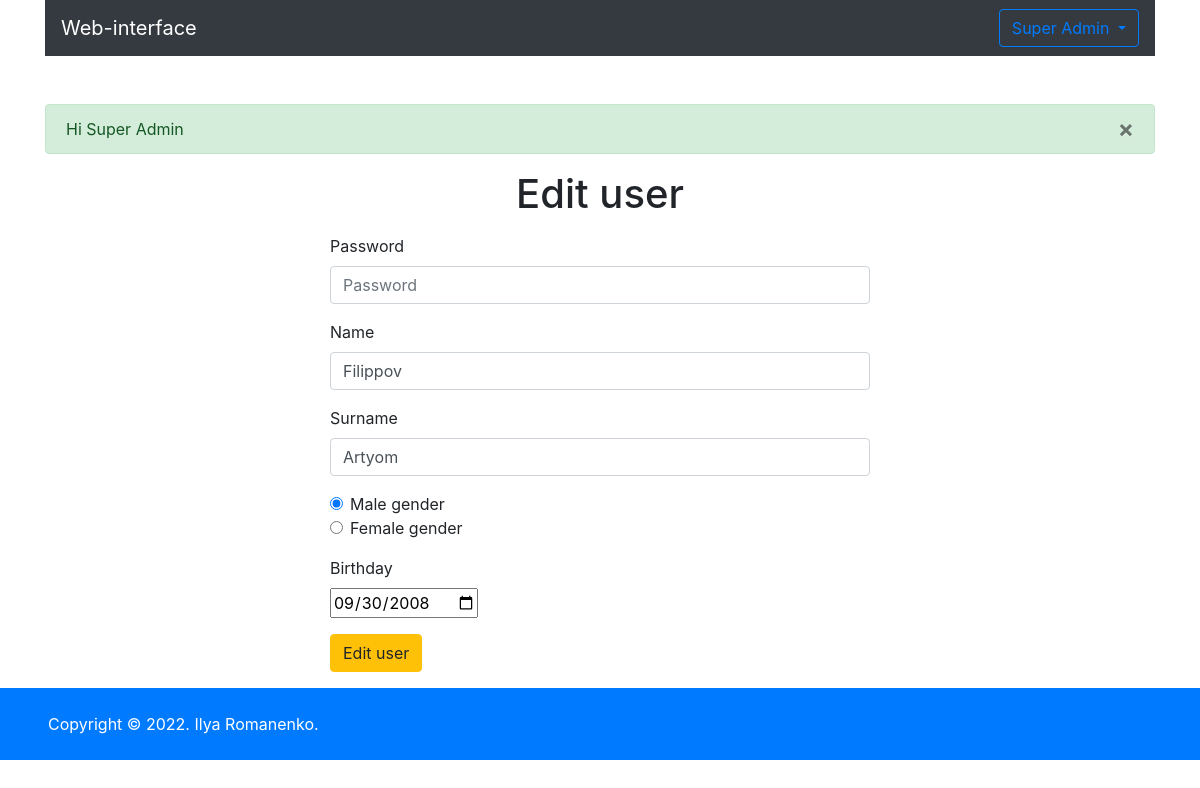
The page /actions/edit.php?id=53 (signed in) on the database its author committed.
### tables this page shows
CREATE TABLE `users` (
  `id` int(11) NOT NULL,
  `login` varchar(255) NOT NULL,
  `password` varchar(255) NOT NULL,
  `name` varchar(255) NOT NULL,
  `surname` varchar(255) NOT NULL,
  `gender` varchar(1) NOT NULL,
  `birthday` text,
  `id_admin` int(1) NOT NULL DEFAULT '0',
  `is_deleted` varchar(1) NOT NULL DEFAULT '0'
);

### model.php (called while the page is built, shortened)
<?php
class Model
{
    private $connect;
    public function __construct($db)
    {
        try {
            $this->connect = new mysqli($db['host'], $db['userName'], $db['password'], $db['dataBase']);
        } catch (Exception $e) {
            echo 'Connection failed! ' . $e->getMessage();
        }
    }
    public function edit()
    {
        $userData = $_POST['User'];
    }
    public function view($data)
    {
        $validData = $this->validation($data);
        if ($validData['valid']) {
            $idUser = $validData['validFields']['id'];
            switch (isset($idUser)) {
                case true:
                    $fetchUser = $this->fetch('', ['id' => $idUser]);
                    if (!empty($fetchUser)) {
                        $user = $fetchUser[0];
                        $user['password'] = '';
                        return $user;
                    } else {
                        $_SESSION['errorField'] = 'This user does not exist, please try again';
                        header("Location: /");
                        die;
                    }
                    break;
            }
        }
        die;
    }
    public function fetch($fields, $whereFields = null, $sort = null, $limit = null)
    {
        $data = [];
        $queryRows = null;
        if (is_array($fields)) {
            for ($i = 0; $i < count($fields); $i++) {
                if ($i + 1 == count($fields)) {
                    $queryRows .= ' ' . $fields[$i];
                    break;
                }
                $queryRows .= ' ' . $fields[$i] . ',';
            }
        } else {
            $queryRows = '*';
        }
        $query = "SELECT $queryRows FROM users";
        if (!is_null($whereFields)) {
            $query .= ' WHERE ';
            foreach ($whereFields as $field => $value) {
                $query .= " $field = '$value'";
            }
            $query .= ' AND is_deleted = 0';
        } else {
            $query .= " WHERE is_deleted = '0'";
        }
        if ($sql = $this->connect->query($query)) {
            while ($row = mysqli_fetch_assoc($sql)) {
                $data[] = $row;
            }
        }
        return $data;
    }
    public function validation($data)
    {
        $formValid = [];
        $formValid['valid'] = true;
        $formValid['validFields'] = [];
        $formValid['notValidFields'] = [];
        foreach ($data as $key => $value) {
            if (isset($value) && (!empty($value) || $value === '0')) {
                $dataValid = htmlspecialchars($value);
                if ($key == 'id') {
                    $dataValid = (int)$dataValid;
                }
                $formValid['validFields'][$key] = $dataValid;
            } else {
                $formValid['valid'] = false;
                $formValid['notValidFields'][] = $key;
            }
        }
        return $formValid;
    }
}

### actions/edit.php (the view, shortened to what this page needs)
<?php
$titlePage = 'Edit user';
include_once $_SERVER['DOCUMENT_ROOT'] . '/template/head.php';
$userData = $model->view($_GET);
?>
<div class="row justify-content-center">
    <div class="col-6 align-self-center">
        <h1 class="text-center"><?= $titlePage ?></h1>
        <form action="" method="post">
            <div class="form-group">
                <label>Password</label>
                <input type="password" class="form-control" name="User[pass]" placeholder="Password" value="<?= $userData['password']; ?>">
            </div>
            <div class=" form-group">
                <label>Name</label>
                <input type="text" class="form-control" name="User[name]" placeholder="Name" value="<?= $userData['name']; ?>">
            </div>
            <div class="form-group">
                <label>Surname</label>
                <input type="text" class="form-control" name="User[surname]" placeholder="Surname" value="<?= $userData['surname']; ?>">
            </div>
            <div class="form-group">
                <div class="form-check">
                    <input class="form-check-input" type="radio" name="User[gender]" value="m" <? echo ($userData['gender'] == 'm') ?  'checked' : '' ?>>
                    <label class="form-check-label" for="RadiosGenderM">
                        Male gender
                    </label>
                </div>
                <div class="form-check">
                    <input class="form-check-input" type="radio" name="User[gender]" value="f" <? echo ($userData['gender'] == 'f') ?  'checked' : '' ?>>
                    <label class="form-check-label" for="RadiosGenderF">
                        Female gender
                    </label>
                </div>
            </div>
            <div class="form-group">
                <label>Birthday</label>
                <div class="input-group date" data-provide="datepicker">
                    <input type="date" id="form-control-datepicker" name="User[birthday]" value="<?= date('Y-m-d', $userData['birthday']); ?>">
                </div>
            </div>
            <div class="form-group">
                <button type="submit" class="btn btn-warning" name="User[edit]">Edit user</button>
            </div>
        </form>
    </div>
</div>
<?php
include_once $_SERVER['DOCUMENT_ROOT'] . '/template/footer.php';
?>

### rows shown on the page
users: name "Filippov", surname "Artyom", gender "☑", birthday "09/30/2008"

### other values the page prints
$userDataAuth['name'] "Super"
$userDataAuth['surname'] "Admin"
$_SESSION['succesField'] "Hi Super Admin"
$titlePage "Edit user"
$configApp['copyright'] "Copyright © 2022. Ilya Romanenko."
